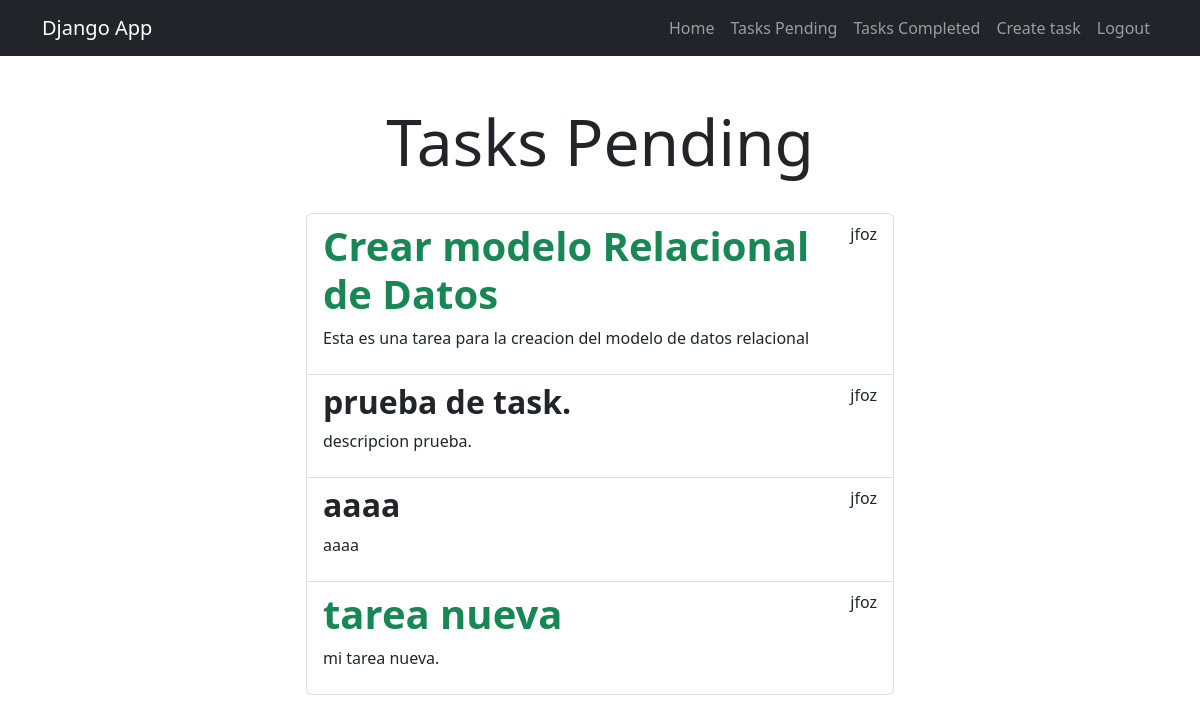
The page /tasks/ (signed in) on the database its author committed.
### tasks/models.py (models this page shows, shortened)
class Task(models.Model):
    title = models.CharField(max_length=200)
    description = models.TextField()
    created = models.DateTimeField(auto_now_add=True)
    dateCompleted = models.DateTimeField(null=True, blank=True)
    important = models.BooleanField(default=False)
    user = models.ForeignKey(User, on_delete=models.CASCADE)

### tasks/views.py (the view)
# urls.py: path('tasks/', views.tasks, name='tasks'),
@login_required
def tasks(request):
    tasks = Task.objects.filter(user=request.user, dateCompleted__isnull=True) #datecompleted__isnull=True para que muestre solo las tareas que no estén completadas.
    return render(request, 'tasks.html', {
        'tasks': tasks
    })

### tasks/templates/tasks.html (shortened to what this page needs)
{% extends 'base.html' %}
{% block content %}
<main>
    <div class="row mt-4">
        <div class="col-md-6 offset-md-3">
            <h1 class="text-center display-3 py-4">Tasks Pending</h1>
            <ul class="list-group">
                {% for task in tasks %}
                <a class="list-group-item" href="{% url 'task_detail' task.id %}">
                    <header class="d-flex justify-content-between">
                        {% if task.important %}
                        <h1 class="fw-bold text-success">{{task.title}}</h1>
                        {% else %}
                        <h2 class="fw-bold ">{{task.title}}</h2>
                        {% endif %}
                        <p>{{ task.user.username }}</p>
                    </header>
                        <p>{{ task.description }}</p>
                </a>
                {% endfor %}
            </ul>
        </div>
    </div>
</main>
{% endblock %}

### tasks/templates/base.html (shortened to what this page needs)
<!DOCTYPE html>
<html lang="en">
<head>
    <link rel="stylesheet" href="https://cdn.jsdelivr.net/npm/bootstrap@5.2.0/dist/css/bootstrap.min.css">
</head>
<body>
    <nav class="navbar navbar-expand-lg bg-dark navbar-dark">
        <div class="container">
          <a class="navbar-brand" href="/">Django App</a>
          <div class="collapse navbar-collapse" id="navbarNav">
            <ul class="navbar-nav ms-auto">
                <li class="nav-item">
                    <a href="/" class="nav-link">Home</a>
                </li>
                {% if user.is_authenticated %}
                <li class="nav-item">
                    <a href="{% url 'tasks' %}" class="nav-link">Tasks Pending</a>
                </li>
                <li class="nav-item">
                    <a href="{% url 'task_completed' %}" class="nav-link">Tasks Completed</a>
                </li>
                <li class="nav-item">
                    <a href="/tasks/create/" class="nav-link">Create task</a>
                </li>
                <li class="nav-item">
                    <a href="/logout" class="nav-link">Logout</a>
                </li>
                {% endif %}
            </ul>
          </div>
        </div>
      </nav>
    {% block content %}
    {% endblock %}
</body>
</html>

### rows shown on the page
Task: title "Crear modelo Relacional de Datos", user.username "jfoz", description "Esta es una tarea para la creacion del modelo de datos relacional"
Task: title "prueba de task.", user.username "jfoz", description "descripcion prueba."
Task: title "aaaa", user.username "jfoz", description "aaaa"
Task: title "tarea nueva", user.username "jfoz", description "mi tarea nueva."
